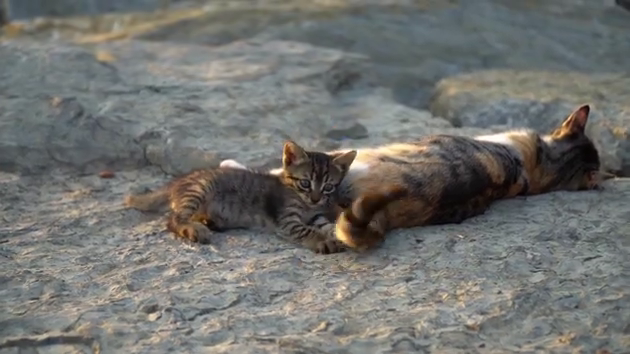
#> input picture frame 25 of input_video.mp4, 630 x 354 px
$ python dtc_psychovisual.py
#> lines starting #> are read from the running program, lines starting #| are printed output that depends on the picture
import numpy as np
import cv2
from scipy.fftpack import dct, idct

# Algorithm 1: Object Motion Detection
def object_motion_detection(i_frame, p_frame, b_frame):
    motion_vectors = []
    for frame in [p_frame, b_frame]:
        mv = np.sqrt((frame - i_frame) ** 2)
        motion_vectors.append(mv)
    motion_magnitude = np.sum(motion_vectors, axis=0)
    y_coords, x_coords = np.where(motion_magnitude <= 7)
    return x_coords, y_coords

# Algorithm 2: Setup of Threshold Values
def setup_threshold_values(D, T):
    thresholds = []
    for u in range(3):
        f = -T if D[2*u] < 0 else T
        s = -T if D[2*u+1] < 0 else T
        thresholds.append((f, s))
    return thresholds

# Convert text message to binary
def text_to_binary(message):
    return ''.join(format(ord(c), '08b') for c in message)

# Convert binary to text
def binary_to_text(binary):
    chars = [binary[i:i+8] for i in range(0, len(binary), 8)]
    return ''.join(chr(int(char, 2)) for char in chars)

# Algorithm 3: Hiding Technique
def hide_data(frame, x_coords, y_coords, f, s, message_bits):
    stego_frame = frame.copy()
    S = 0
    for x, y in zip(x_coords, y_coords):
        if S >= len(message_bits):
            break
        block = stego_frame[y:y+8, x:x+8]
        block_dct = dct(dct(block.T, norm='ortho').T, norm='ortho')
        D = block_dct.flatten()
        for u in range(3):
            if S < len(message_bits):
                if message_bits[S] == '1':
                    if abs(D[2*u]) < abs(D[2*u+1]):
                        D[2*u], D[2*u+1] = D[2*u+1] + s, D[2*u]
                    else:
                        D[2*u] += f
                else:
                    if abs(D[2*u]) < abs(D[2*u+1]):
                        D[2*u] += s
                    else:
                        D[2*u], D[2*u+1] = D[2*u+1], D[2*u] + f
                S += 1
        block_dct = D.reshape((8, 8))
        stego_frame[y:y+8, x:x+8] = idct(idct(block_dct.T, norm='ortho').T, norm='ortho')
    return stego_frame

# Algorithm 4: Extracting Technique
def extract_data(stego_frame, x_coords, y_coords, message_length):
    message_bits = []
    for x, y in zip(x_coords, y_coords):
        if len(message_bits) >= message_length:
            break
        block = stego_frame[y:y+8, x:x+8]
        block_dct = dct(dct(block.T, norm='ortho').T, norm='ortho')
        D = block_dct.flatten()
        for k in range(0, 6, 2):
            if len(message_bits) < message_length:
                if D[k] < D[k+1]:
                    message_bits.append('1')
                else:
                    message_bits.append('0')
    return ''.join(message_bits)

# Main program
if __name__ == "__main__":
    T = 20  # Example threshold value

    # Secret message
    secret_message = "Secret text message"
    message_bits = text_to_binary(secret_message)
    message_length = len(message_bits)

    # Open video file
    video_path = 'input_video.mp4'
    cap = cv2.VideoCapture(video_path)

    # Get video properties
    width = int(cap.get(cv2.CAP_PROP_FRAME_WIDTH))
    height = int(cap.get(cv2.CAP_PROP_FRAME_HEIGHT))
    fps = cap.get(cv2.CAP_PROP_FPS)
    total_frames = int(cap.get(cv2.CAP_PROP_FRAME_COUNT))

    # Create video writer
    fourcc = cv2.VideoWriter_fourcc(*'mp4v')
    out = cv2.VideoWriter('stego_video.mp4', fourcc, fps, (width, height), isColor=False)

    # Read first frame (I-frame)
    ret, i_frame = cap.read()
#> i_frame is the input picture: shape (354, 630, 3); mean B, G, R 110.8, 114.1, 113.8
    if not ret:
        print("Error reading I-frame.")
        exit()
    i_frame = cv2.cvtColor(i_frame, cv2.COLOR_BGR2GRAY)
#> i_frame: shape (354, 630)

    # Process each frame
    frame_count = 1
    while frame_count < total_frames - 1:
        # Read P-frame
        ret, p_frame = cap.read()
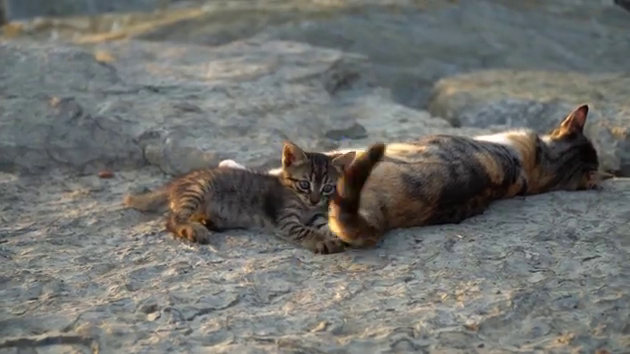
#> input picture frame 26 of input_video.mp4, 630 x 354 px
#> p_frame is the input picture: shape (354, 630, 3); mean B, G, R 110, 113.7, 113
        if not ret:
            print("Error reading P-frame.")
            break
        p_frame = cv2.cvtColor(p_frame, cv2.COLOR_BGR2GRAY)
#> p_frame: shape (354, 630)

        # Read B-frame
        ret, b_frame = cap.read()
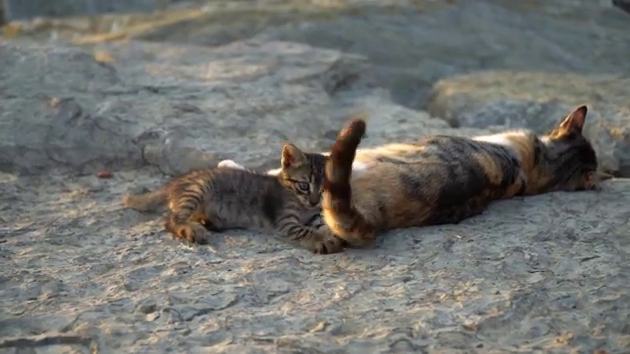
#> input picture frame 27 of input_video.mp4, 630 x 354 px
#> b_frame is the input picture: shape (354, 630, 3); mean B, G, R 110, 113.7, 113.3
        if not ret:
            print("Error reading B-frame.")
            break
        b_frame = cv2.cvtColor(b_frame, cv2.COLOR_BGR2GRAY)
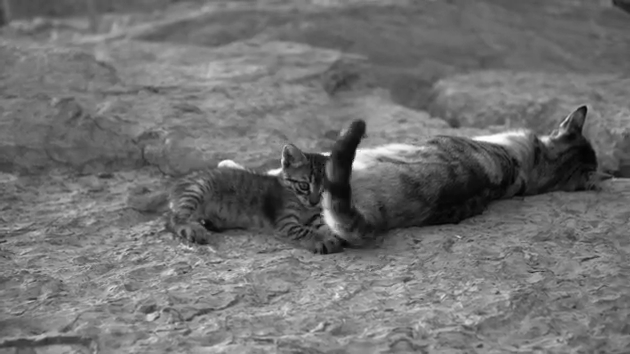
#> b_frame: shape (354, 630); min 2, max 254, mean 113.1

        # Detect object motion
        x_coords, y_coords = object_motion_detection(i_frame, p_frame, b_frame)
#> the loop in object_motion_detection, `for frame in [p_frame, b_frame]:` made 2 passes
#> pass 1, in object_motion_detection, `mv = np.sqrt((frame - i_frame) ** 2)`:
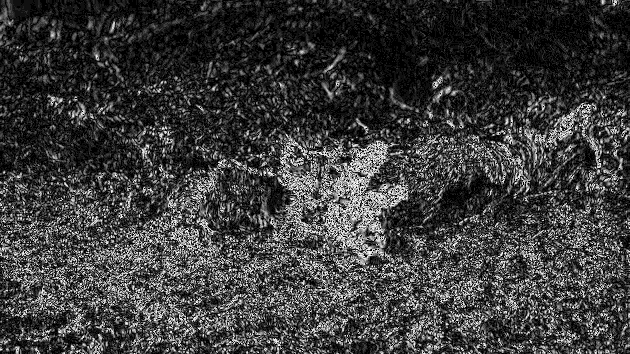
#> mv: shape (354, 630) float16; min 0, max 15.78, mean 3.73; drawn with min black and max white
#> pass 2, in object_motion_detection, `mv = np.sqrt((frame - i_frame) ** 2)`:
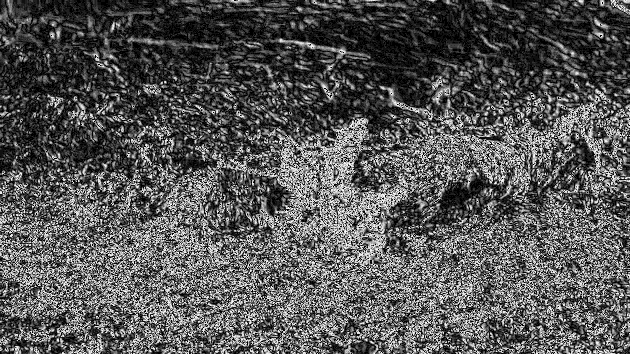
#> mv: shape (354, 630) float16; min 0, max 15.78, mean 5.34; drawn with min black and max white
#> after the loop in object_motion_detection, `for frame in [p_frame, b_frame]:`: motion_vectors = 2 items
#> in object_motion_detection, `motion_magnitude = np.sum(motion_vectors, axis=0)`:
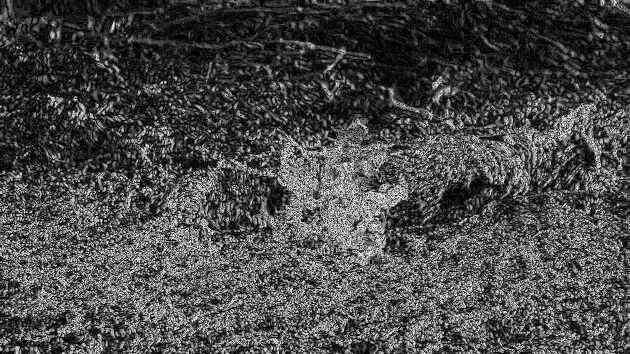
#> motion_magnitude: shape (354, 630) float16; min 0, max 31.56, mean 9.1; drawn with min black and max white
        if len(x_coords) == 0 or len(y_coords) == 0:
            print("No motion detected in frame {}.".format(frame_count))
            continue

        # Setup threshold values
        D = np.random.randn(6)  # Example DCT coefficients
        thresholds = setup_threshold_values(D, T)

        # Hide data in P-frame
        stego_p_frame = hide_data(p_frame, x_coords, y_coords, thresholds[0][0], thresholds[0][1], message_bits)
#> the loop in hide_data, `for x, y in zip(x_coords, y_coords):` made 52 passes
#> x on passes 1 to 12: 0, 1, 2, 4, 5, 6, 10, 13, 14, 15, 16, 17
#> after the loop in hide_data, `for x, y in zip(x_coords, y_coords):`:
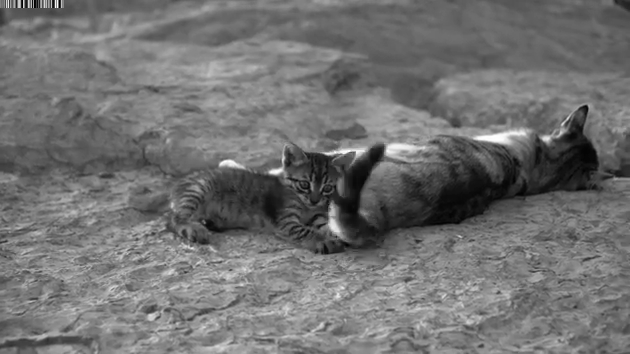
#> stego_frame: shape (354, 630); min 0, max 254, mean 113.1
#> after the loop in hide_data, `for x, y in zip(x_coords, y_coords):`: S = 152

        # Write stego P-frame to video
        out.write(cv2.cvtColor(stego_p_frame, cv2.COLOR_GRAY2BGR))

        # Update I-frame
        i_frame = p_frame.copy()
        frame_count += 2

    cap.release()
    out.release()

    # To extract data from stego video
    cap = cv2.VideoCapture('stego_video.mp4')
    ret, i_frame = cap.read()
    if not ret:
        print("Error reading stego I-frame.")
        exit()
    i_frame = cv2.cvtColor(i_frame, cv2.COLOR_BGR2GRAY)

    extracted_bits = []
    frame_count = 1
    while frame_count < total_frames - 1:
        # Read P-frame
        ret, p_frame = cap.read()
        if not ret:
            print("Error reading stego P-frame.")
            break
        p_frame = cv2.cvtColor(p_frame, cv2.COLOR_BGR2GRAY)

        # Read B-frame
        ret, b_frame = cap.read()
        if not ret:
            print("Error reading stego B-frame.")
            break
        b_frame = cv2.cvtColor(b_frame, cv2.COLOR_BGR2GRAY)

        # Detect object motion
        x_coords, y_coords = object_motion_detection(i_frame, p_frame, b_frame)
        if len(x_coords) == 0 or len(y_coords) == 0:
            print("No motion detected in stego frame {}.".format(frame_count))
            continue

        # Extract data from P-frame
        extracted_bits.extend(extract_data(p_frame, x_coords, y_coords, message_length - len(extracted_bits)))

        # Update I-frame
        i_frame = p_frame.copy()
        frame_count += 2

    cap.release()

    extracted_message = binary_to_text(''.join(extracted_bits))

    print("Original Message:", secret_message)
    print("Extracted Message:", extracted_message)

$ run again, starting later in the video
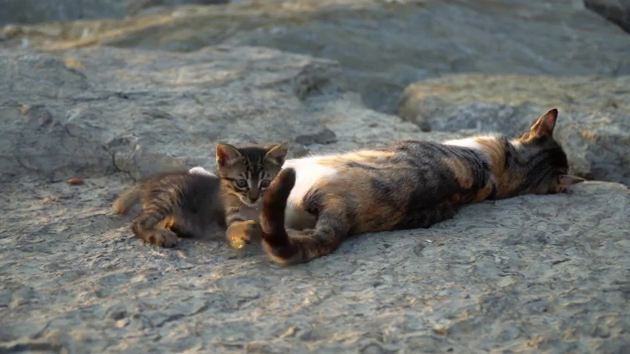
#> input picture frame 113 of input_video.mp4, 630 x 354 px
#> i_frame is the input picture: shape (354, 630, 3); mean B, G, R 109.2, 112.6, 110.7
#> i_frame: shape (354, 630)
#> p_frame: shape (354, 630)
#> b_frame: shape (354, 630)
#> the loop in object_motion_detection, `for frame in [p_frame, b_frame]:` made 2 passes
#> after the loop in object_motion_detection, `for frame in [p_frame, b_frame]:`: motion_vectors = 2 items
#> in object_motion_detection, `motion_magnitude = np.sum(motion_vectors, axis=0)`:
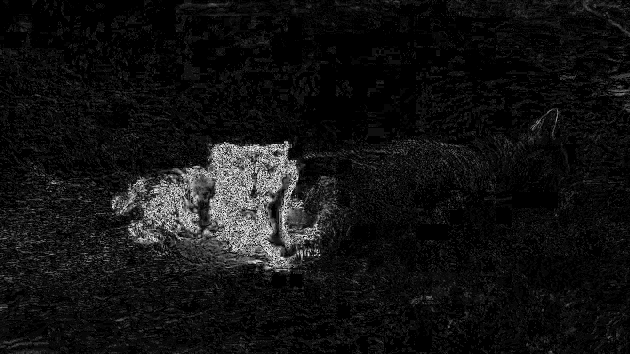
#> motion_magnitude: shape (354, 630) float16; min 0, max 31.56, mean 2.3; drawn with min black and max white
#> the loop in hide_data, `for x, y in zip(x_coords, y_coords):` made 52 passes
#> after the loop in hide_data, `for x, y in zip(x_coords, y_coords):`:
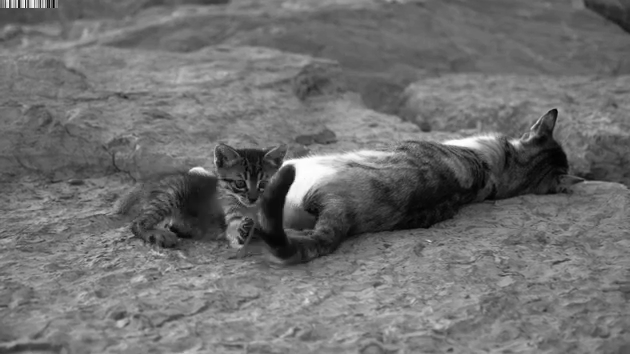
#> stego_frame: shape (354, 630); min 0, max 255, mean 111.4
#> after the loop in hide_data, `for x, y in zip(x_coords, y_coords):`: S = 152

$ run again, starting later in the video
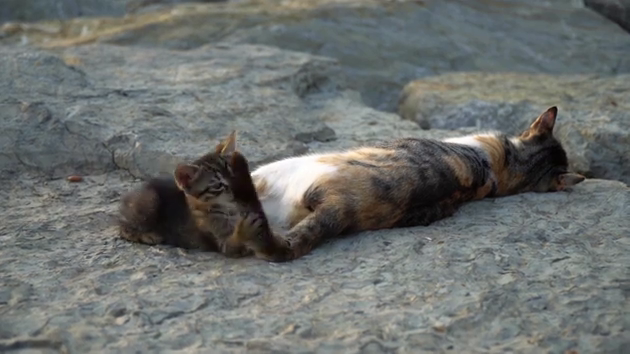
#> input picture frame 201 of input_video.mp4, 630 x 354 px
#> i_frame is the input picture: shape (354, 630, 3); mean B, G, R 109.9, 112, 108.7
#> i_frame: shape (354, 630)
#> p_frame: shape (354, 630)
#> b_frame: shape (354, 630)
#> the loop in object_motion_detection, `for frame in [p_frame, b_frame]:` made 2 passes
#> after the loop in object_motion_detection, `for frame in [p_frame, b_frame]:`: motion_vectors = 2 items
#> in object_motion_detection, `motion_magnitude = np.sum(motion_vectors, axis=0)`:
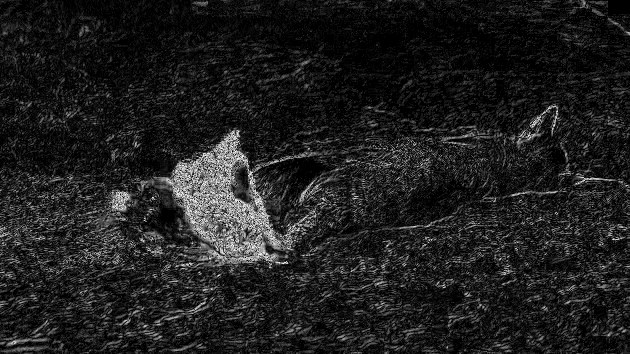
#> motion_magnitude: shape (354, 630) float16; min 0, max 31.31, mean 3.8; drawn with min black and max white
#> the loop in hide_data, `for x, y in zip(x_coords, y_coords):` made 52 passes
#> after the loop in hide_data, `for x, y in zip(x_coords, y_coords):`:
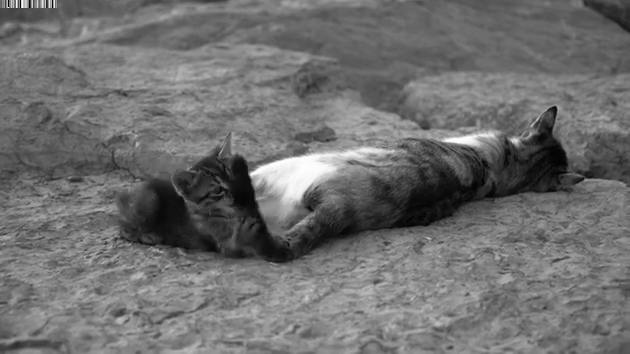
#> stego_frame: shape (354, 630); min 0, max 255, mean 110.9
#> after the loop in hide_data, `for x, y in zip(x_coords, y_coords):`: S = 152
